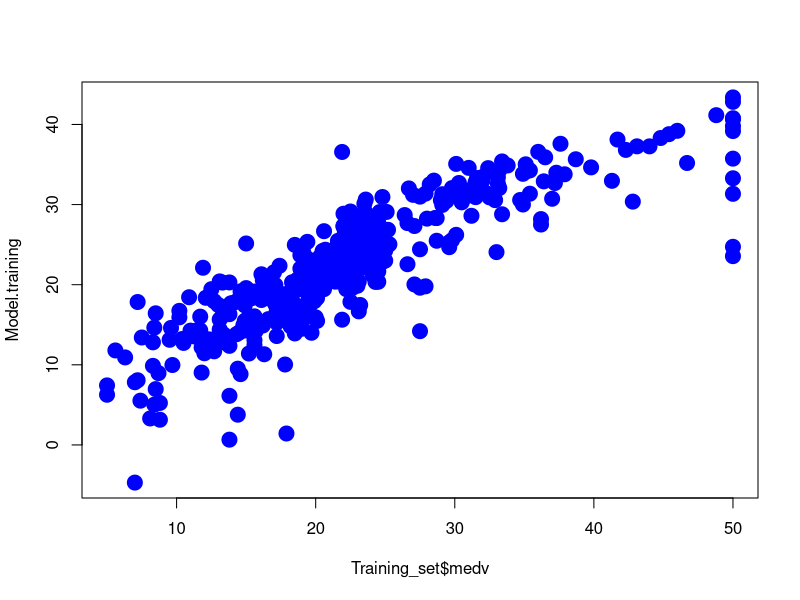
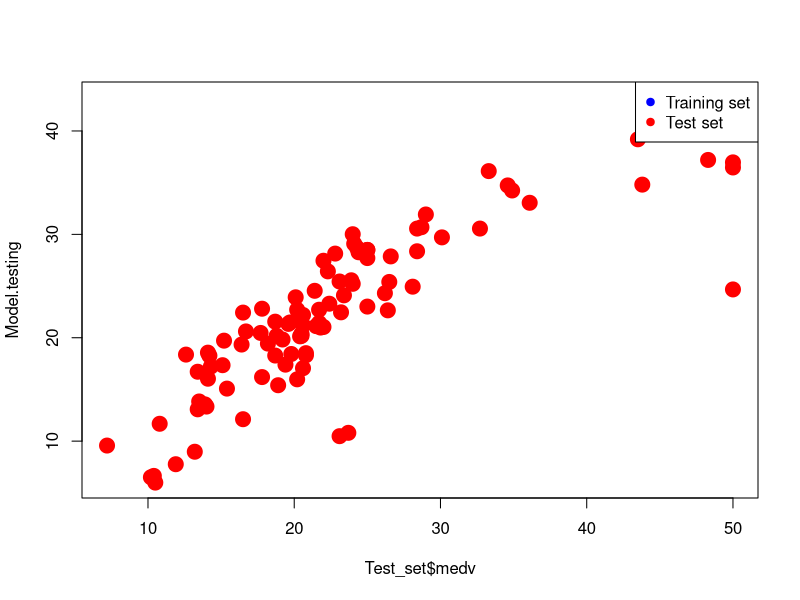

These figures' R source, in order:
# Import necessary libraries
library(mlbench) # Contains several benchmark datasets
library(caret) # For machine learning algorithms - classification and regression trees

# Importing dataset
data(BostonHousing)

# Check if there are any missing values
sum(is.na(BostonHousing))

# To achieve reproducible results, we set the seed
set.seed(42)

# Stratified splitting the dataset into the Training set and Test set
TrainingIndex <- createDataPartition(BostonHousing$medv, p = 0.8, list = FALSE)
Training_set <- BostonHousing[TrainingIndex, ] # Training set
Test_set <- BostonHousing[-TrainingIndex, ] # Test set

############################################
# Build Training model
Model <- train(medv ~ ., data = Training_set, 
                method = "lm", 
                na.action = na.omit,
                preProcess = c("center", "scale"),
                trControl = trainControl(method = "none")
)

# Apply model for prediction
Model.training <- predict(Model, Training_set) # Apply model to make prediction on training set
Model.testing <- predict(Model, Test_set) # Apply model to make prediction on test set

# Model performance (Display scatter plot and performance statistics)
plot(Training_set$medv, Model.training, col = "blue", pch = 19, cex = 2)
plot(Test_set$medv, Model.testing, col = "red", pch = 19, cex = 2)
legend("topright", legend = c("Training set", "Test set"), col = c("blue", "red"), pch = 19)

# Model performance summary
summary(Model)

# Calculate Pearson correlation coefficient
R.training <- cor(Training_set$medv, Model.training)
R.testing <- cor(Test_set$medv, Model.testing)

R2.training <- R.training^2
R2.testing <- R.testing^2

